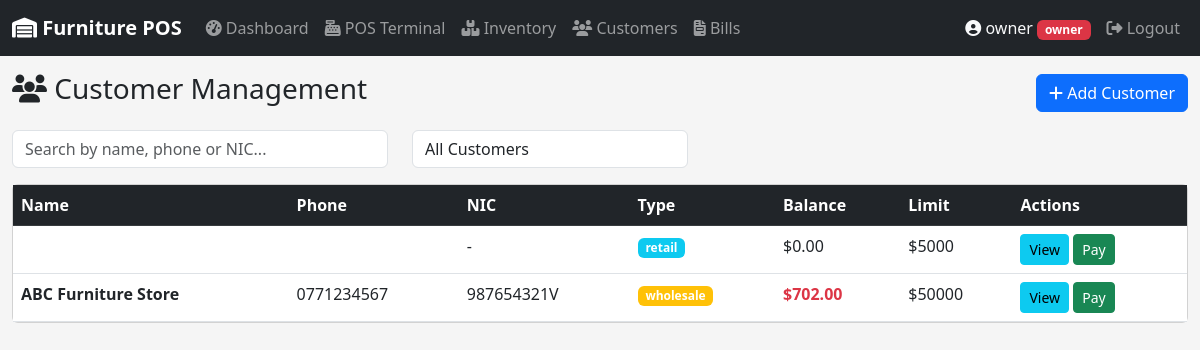
/customer/list (signed in), run on an earlier commit of the app's database.
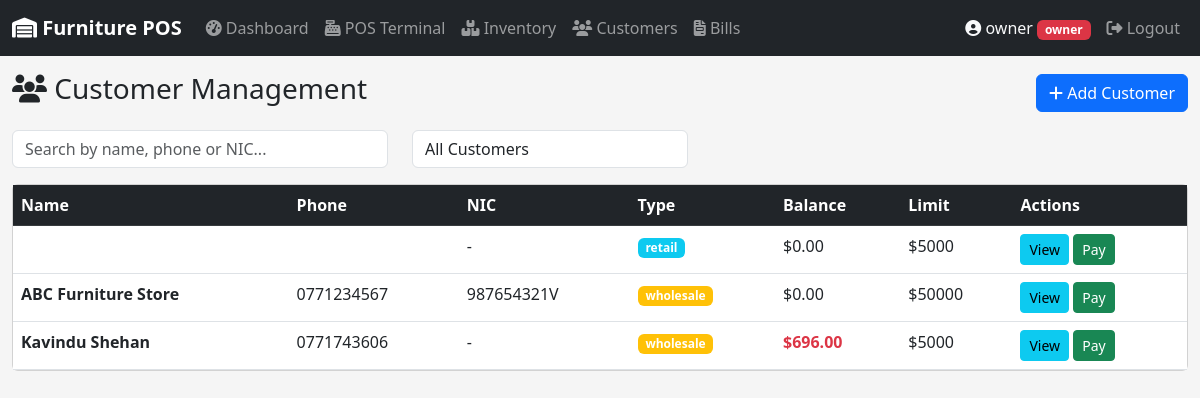
And on a later commit of the database.
### app/models/user.py (models this page shows, shortened)
class User(UserMixin, db.Model):
    __tablename__ = 'users'
    id = db.Column(db.Integer, primary_key=True)
    username = db.Column(db.String(50), unique=True, nullable=False)
    email = db.Column(db.String(120), unique=True, nullable=False)
    password_hash = db.Column(db.String(255), nullable=False)
    role = db.Column(db.String(20), default='staff')  # owner, manager, staff
    is_active = db.Column(db.Boolean, default=True)
    created_at = db.Column(db.DateTime, default=datetime.utcnow)
    last_login = db.Column(db.DateTime)
    orders = db.relationship('Order', backref='cashier_rel', lazy=True, foreign_keys='Order.user_id')

### app/models/customer.py (models this page shows, shortened)
class Customer(db.Model):
    __tablename__ = 'customers'
    id = db.Column(db.Integer, primary_key=True)
    name = db.Column(db.String(100), nullable=False)
    phone = db.Column(db.String(20), unique=True, nullable=False)
    email = db.Column(db.String(120))
    address = db.Column(db.Text)
    nic = db.Column(db.String(20))  # National ID Card
    customer_type = db.Column(db.String(20), default='retail')
    balance = db.Column(db.Float, default=0.0)
    credit_limit = db.Column(db.Float, default=5000.0)
    total_purchases = db.Column(db.Float, default=0.0)
    total_paid = db.Column(db.Float, default=0.0)
    is_active = db.Column(db.Boolean, default=True)
    notes = db.Column(db.Text)
    created_at = db.Column(db.DateTime, default=datetime.utcnow)
    updated_at = db.Column(db.DateTime, default=datetime.utcnow, onupdate=datetime.utcnow)
    orders = db.relationship('Order', backref='customer_rel', lazy=True)
    payments = db.relationship('Payment', backref='customer_rel', lazy=True)

### app/routes/customer.py (the view)
@customer_bp.route('/list')
@login_required
def list_customers():
    customers = Customer.query.filter_by(is_active=True).order_by(Customer.customer_type, Customer.name).all()
    return render_template('customer/list.html', customers=customers)

### app/models/user.py (called while the page is built)
@login_manager.user_loader
def load_user(user_id):
    return User.query.get(int(user_id))

### app/templates/customer/list.html (shortened to what this page needs)
{% extends "base.html" %}
{% block content %}
<div class="d-flex justify-content-between align-items-center mb-3">
    <h3><i class="fas fa-users"></i> Customer Management</h3>
    <button class="btn btn-primary" data-bs-toggle="modal" data-bs-target="#addCustomerModal">
        <i class="fas fa-plus"></i> Add Customer
    </button>
</div>
<div class="row mb-3">
    <div class="col-md-4">
        <input type="text" id="custSearch" class="form-control" placeholder="Search by name, phone or NIC..." onkeyup="filterTable()">
    </div>
    <div class="col-md-3">
        <select id="typeFilter" class="form-control" onchange="filterTable()">
            <option value="all">All Customers</option>
        </select>
    </div>
</div>
<div class="card">
    <div class="card-body p-0">
        <div class="table-responsive">
            <table class="table table-hover mb-0" id="custTable">
                <thead class="table-dark">
                    <tr>
                        <th>Name</th>
                        <th>Phone</th>
                        <th>NIC</th>
                        <th>Type</th>
                        <th>Balance</th>
                        <th>Limit</th>
                        <th>Actions</th>
                    </tr>
                </thead>
                <tbody>
                    {% for customer in customers %}
                    <tr>
                        <td><strong>{{ customer.name }}</strong></td>
                        <td>{{ customer.phone }}</td>
                        <td>{{ customer.nic or '-' }}</td>
                        <td><span class="badge bg-{{ 'warning' if customer.customer_type == 'wholesale' else 'info' }}">{{ customer.customer_type }}</span></td>
                        <td class="{{ 'text-danger fw-bold' if customer.balance > 0 }}">${{ "%.2f"|format(customer.balance) }}</td>
                        <td>${{ "%.0f"|format(customer.credit_limit) }}</td>
                        <td>
                            <button class="btn btn-sm btn-info" onclick="viewCustomer({{ customer.id }})">View</button>
                            <button class="btn btn-sm btn-success" onclick="showPayment({{ customer.id }}, '{{ customer.name }}', {{ customer.balance }})">Pay</button>
                        </td>
                    </tr>
                    {% endfor %}
                </tbody>
            </table>
        </div>
    </div>
</div>
{% endblock %}

### app/templates/base.html (shortened to what this page needs)
<!DOCTYPE html>
<html lang="en">
<head>
    <link href="https://cdn.jsdelivr.net/npm/bootstrap@5.3.0/dist/css/bootstrap.min.css" rel="stylesheet">
    <link href="https://cdnjs.cloudflare.com/ajax/libs/font-awesome/6.4.0/css/all.min.css" rel="stylesheet">
</head>
<body>
    <nav class="navbar navbar-expand-lg navbar-dark bg-dark">
        <div class="container-fluid">
            <a class="navbar-brand" href="{{ url_for('pos.dashboard') }}">
                <i class="fas fa-warehouse"></i> Furniture POS
            </a>
            <div class="collapse navbar-collapse" id="navbarNav">
                {% if current_user.is_authenticated %}
                <ul class="navbar-nav me-auto">
                    <li class="nav-item">
                        <a class="nav-link" href="{{ url_for('pos.dashboard') }}">
                            <i class="fas fa-tachometer-alt"></i> Dashboard
                        </a>
                    </li>
                    <li class="nav-item">
                        <a class="nav-link" href="{{ url_for('pos.terminal') }}">
                            <i class="fas fa-cash-register"></i> POS Terminal
                        </a>
                    </li>
                    <li class="nav-item">
                        <a class="nav-link" href="{{ url_for('inventory.manage') }}">
                            <i class="fas fa-boxes"></i> Inventory
                        </a>
                    </li>
                    <li class="nav-item">
                        <a class="nav-link" href="{{ url_for('customer.list_customers') }}">
                            <i class="fas fa-users"></i> Customers
                        </a>
                    </li>
                    {% if current_user.role in ['owner', 'manager'] %}
                    <li class="nav-item">
                        <a class="nav-link" href="{{ url_for('pos.bills') }}">
                            <i class="fas fa-file-invoice"></i> Bills
                        </a>
                    </li>
                    {% endif %}
                </ul>
                <ul class="navbar-nav ms-auto">
                    <li class="nav-item">
                        <span class="nav-link text-light">
                            <i class="fas fa-user-circle"></i>
                            {{ current_user.username }}
                            <span class="badge bg-{{ 'danger' if current_user.role == 'owner' else 'info' }}">
                                {{ current_user.role }}
                            </span>
                        </span>
                    </li>
                    <li class="nav-item">
                        <a class="nav-link" href="{{ url_for('auth.logout') }}">
                            <i class="fas fa-sign-out-alt"></i> Logout
                        </a>
                    </li>
                </ul>
                {% endif %}
            </div>
        </div>
    </nav>
    <div class="container-fluid mt-3">
        {% block content %}{% endblock %}
    </div>
</body>
</html>

### app/templates/base.html (style rules this page uses)
body { background: #f5f5f5; }
.navbar-brand { font-weight: bold; }

What changed in the data, as far as the page shows it:
changed Customer "ABC Furniture Store": balance "702.00" → "0.00"
added Customer: name "Kavindu Shehan", phone "0771743606", nic "-", customer_type "wholesale", balance "696.00", credit_limit "5000"
